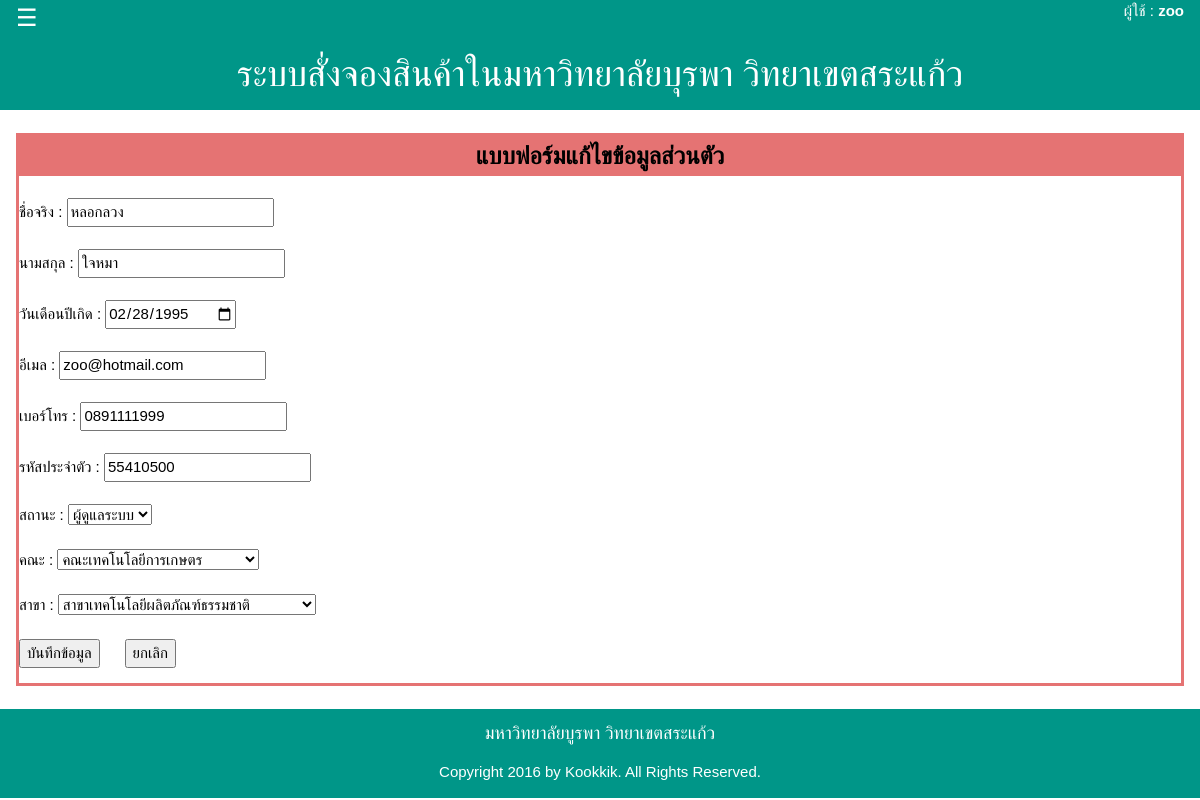
Before: /source/edit_person_admin.php (signed in) with the older database file.
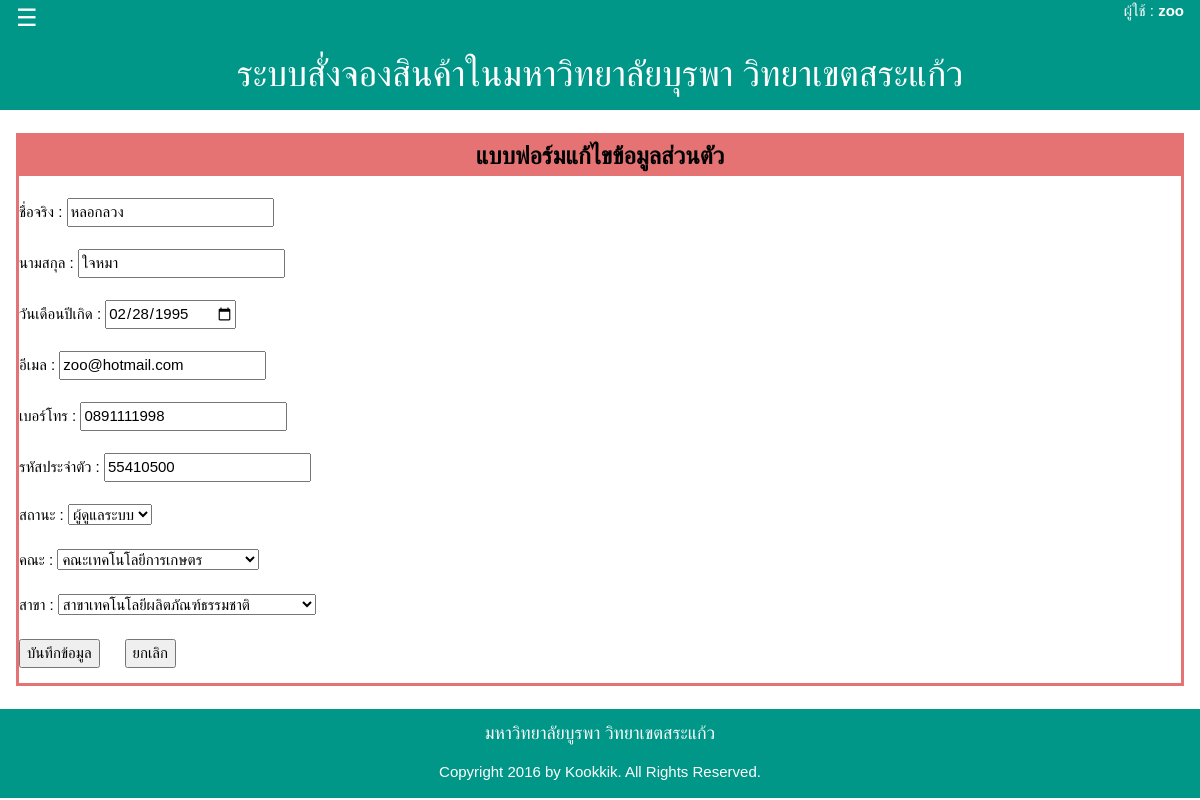
After: the same page with the newer database file.
### tables this page shows
CREATE TABLE `person` (
  `Person_Id` int(10) unsigned NOT NULL auto_increment,
  `Title_Id` varchar(20) NOT NULL,
  `Person_Fname` varchar(50) default NULL,
  `Person_Lname` varchar(50) default NULL,
  `Person_Birthday` date default NULL,
  `Person_email` varchar(50) default NULL,
  `Person_Phone` int(10) unsigned zerofill default NULL,
  `Person_Username` varchar(20) NOT NULL,
  `Person_Password` varchar(30) NOT NULL,
  `Person_UniversityCode` int(10) unsigned NOT NULL,
  `Person_Position` varchar(10) NOT NULL,
  `Fac_Id` int(11) NOT NULL,
  `Branch_Id` int(11) NOT NULL,
  PRIMARY KEY  (`Person_Id`)
);

CREATE TABLE `faculty` (
  `Fac_Id` int(11) NOT NULL auto_increment,
  `Fac_Name` varchar(30) NOT NULL,
  PRIMARY KEY  (`Fac_Id`)
);

CREATE TABLE `branch` (
  `Branch_Id` int(11) NOT NULL auto_increment,
  `Branch_Name` varchar(100) NOT NULL,
  `Fac_Id` int(11) NOT NULL,
  PRIMARY KEY  (`Branch_Id`)
);

### source/edit_person_admin.php (the view, shortened to what this page needs)
<?php
include ("layout.php");
include ("config.php");
	$strSQL = "SELECT * FROM person WHERE Person_Username='".$_SESSION[strUsername]."'";
	$objQuery = $mysqli->query($strSQL);
	$objResult = $objQuery->fetch_assoc();
	$Fname=$objResult[Person_Fname];
	$Lname=$objResult[Person_Lname];
	$Birthday=$objResult[Person_Birthday];
	$Email=$objResult[Person_email];
	$Phone=$objResult[Person_Phone];
	$UniCode=$objResult[Person_UniversityCode];
	$strSQLfaculty = "SELECT * FROM faculty WHERE Fac_Id='".$objResult[Fac_Id]."'";
	$objQueryfaculty = $mysqli->query($strSQLfaculty);
	$objResultfaculty = $objQueryfaculty->fetch_assoc();
	$Faculty=$objResultfaculty[Fac_Name];
	$strSQLbranch = "SELECT * FROM branch WHERE Branch_Id='".$objResult[Branch_Id]."'";
	$objQuerybranch = $mysqli->query($strSQLbranch);
	$objResultbranch = $objQuerybranch->fetch_assoc();
	$Branch=$objResultbranch[Branch_Name];
 ?>
 <div id="kk-content">
	<div class="w3-container">
<br />
<table width="100%" border="0" align="center" cellpadding="0" cellspacing="0">
  <tr>
    <td  valign="top">
		<table width="100%" height="260" border="2" align="center" cellpadding="0" cellspacing="0" bordercolor="#E57373">
	<tr>
    <td  valign="top">
	<table width="100%" height="260" border="0" align="center" cellpadding="0" cellspacing="0" id="details1">
		<tr>
<td colspan="2" height = "40" bgcolor="#E57373"><div align="center"><strong><font size = "5">แบบฟอร์มแก้ไขข้อมูลส่วนตัว</font></strong></div></td>
        </tr>
      <tr>
        <td>
<form name="frm" action="save_person.php" method="post" onSubmit="return chkForm();">
 <br />
	<?php
echo "ชื่อจริง  : <input type='text' name ='txtFname' value='".$Fname."'><br /><br />";
echo "นามสกุล  : <input type='text' name ='txtLname' value='".$Lname."'><br /><br />";
echo "วันเดือนปีเกิด : ";
?>
<input type='date' name ='birthday' value='<?=$Birthday?>'>
<br /><br />
<?php
echo "อีเมล  : <input type='text' name ='txtemail'  value='".$Email."'><br /><br />";
echo "เบอร์โทร : <input type='tel' name ='txtPhone'   value='".$Phone."' id ='Phone' minlength = '9' maxlength = '10'><br /><br />";
echo "รหัสประจำตัว  : <input type='int' name ='txtUniversityCode'   value='".$UniCode."' id ='Unicode'><br /><br />";
echo "สถานะ  : ";?>
    <select name = 'txtPosition' id="Position">
			<option value="admin">ผู้ดูแลระบบ</option>
    </select><br /><br />
    <a id="showFac">คณะ : </a>
    <select name = 'Faculty' id="Faculty">
		<?
			if($objResult[Fac_Id]!=null){
				echo "<option value='$objResult[Fac_Id]'>$Faculty</option>";
			}else{
				echo "<option value=''>เลือกคณะ</option>";
			}
		?>
    </select><br /><br />
    <a id="showBranch">สาขา : </a>
    <select name = 'Branch' id="Branch">
		<?
			if($objResult[Branch_Id]!=null){
				echo "<option value='$objResult[Branch_Id]'>$Branch</option>";
			}else{
				echo "<option value=''>เลือกสาขา</option>";
			}
		?>
    </select>
<br /><br />
<input type="submit" name="button" id="button" value="บันทึกข้อมูล" id = "submit">&nbsp; &nbsp; &nbsp;
<input name="" id="" type="button" onClick="Javascript:history.back();" value="ยกเลิก" />
</form>
			</td>
          </tr>
        </table>
		</td>
		</tr>
        </table>
		</td>
		</tr>
</table>
<br />
		</div>
</div>

Changed rows visible on the page:
changed person "หลอกลวง": txtPhone "0891111999" → "0891111998"
